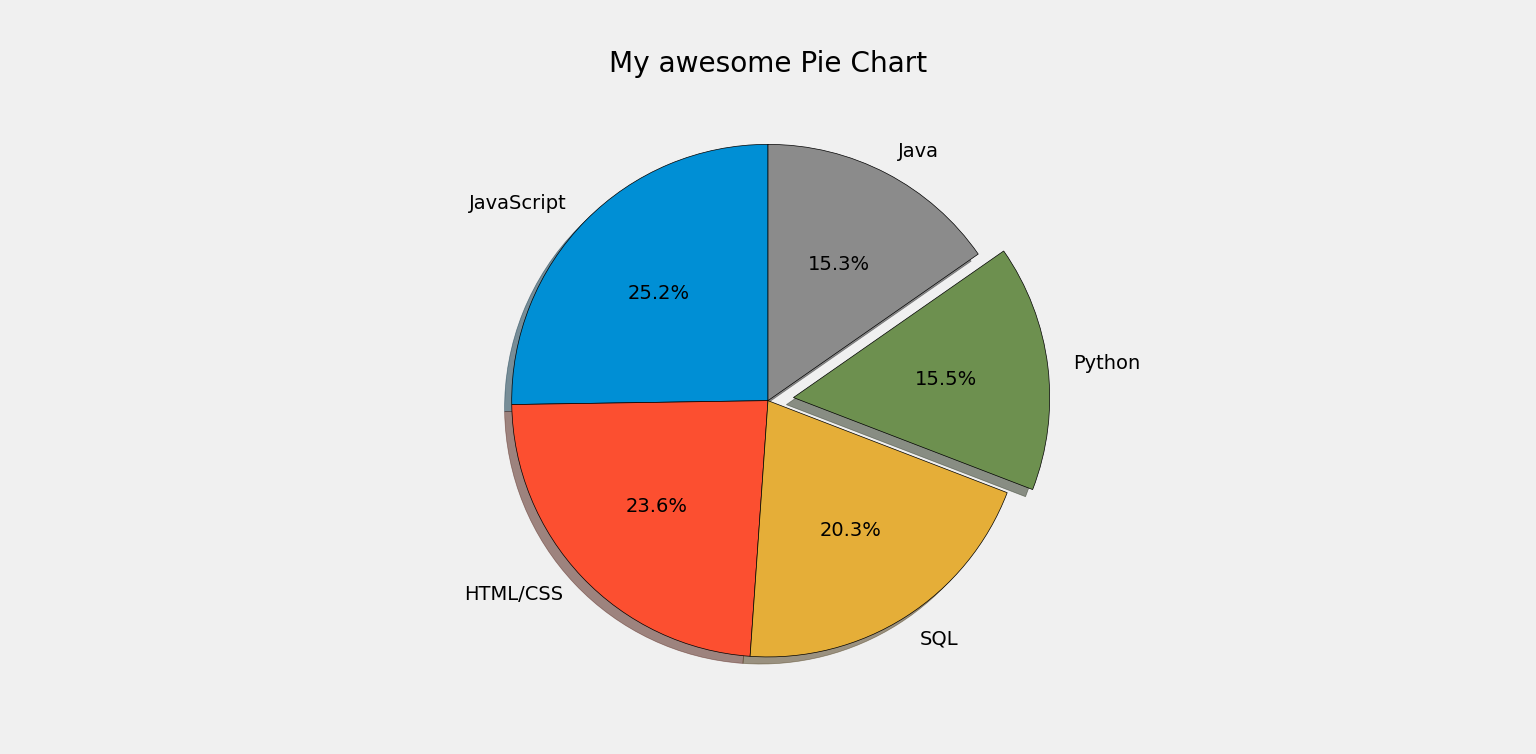

Here is the Python script that generated this plot:
from matplotlib import pyplot as plt
import numpy as np
plt.style.use('fivethirtyeight')


slices = [ 59219,55466,47544,36443,35917]
labels = ['JavaScript','HTML/CSS','SQL','Python','Java']
explode = [0,0,0,0.1,0]
colors = ['blue','red','yellow','green']
plt.pie(slices, labels = labels,explode=explode,shadow=True,startangle=90,autopct='%1.1f%%', wedgeprops={'edgecolor': 'black'})

plt.title('My awesome Pie Chart')
plt.tight_layout()
plt.show()
